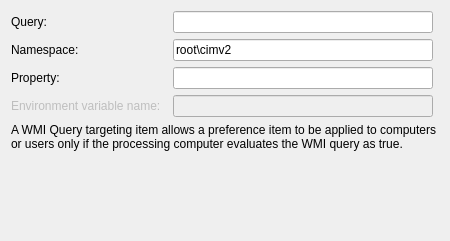
<?xml version="1.0" encoding="UTF-8"?>
<ui version="4.0">
 <class>WmiQueryWidget</class>
 <widget class="QWidget" name="WmiQueryWidget">
  <property name="geometry">
   <rect>
    <x>0</x>
    <y>0</y>
    <width>450</width>
    <height>241</height>
   </rect>
  </property>
  <property name="sizePolicy">
   <sizepolicy hsizetype="Maximum" vsizetype="Preferred">
    <horstretch>0</horstretch>
    <verstretch>0</verstretch>
   </sizepolicy>
  </property>
  <property name="minimumSize">
   <size>
    <width>450</width>
    <height>200</height>
   </size>
  </property>
  <property name="windowTitle">
   <string/>
  </property>
  <layout class="QGridLayout" name="gridLayout">
   <item row="1" column="0">
    <widget class="QLabel" name="nameLabel">
     <property name="text">
      <string>Namespace:</string>
     </property>
     <property name="buddy">
      <cstring>nameLineEdit</cstring>
     </property>
    </widget>
   </item>
   <item row="3" column="0">
    <widget class="QLabel" name="envLabel">
     <property name="enabled">
      <bool>false</bool>
     </property>
     <property name="text">
      <string>Environment variable name:</string>
     </property>
     <property name="buddy">
      <cstring>envLineEdit</cstring>
     </property>
    </widget>
   </item>
   <item row="2" column="0">
    <widget class="QLabel" name="propLabel">
     <property name="text">
      <string>Property:</string>
     </property>
     <property name="buddy">
      <cstring>propLineEdit</cstring>
     </property>
    </widget>
   </item>
   <item row="0" column="2">
    <widget class="QLineEdit" name="queryLineEdit"/>
   </item>
   <item row="5" column="0" colspan="4">
    <spacer name="verticalSpacer">
     <property name="orientation">
      <enum>Qt::Vertical</enum>
     </property>
     <property name="sizeHint" stdset="0">
      <size>
       <width>558</width>
       <height>137</height>
      </size>
     </property>
    </spacer>
   </item>
   <item row="4" column="0" colspan="4">
    <widget class="QLabel" name="label">
     <property name="text">
      <string>A WMI Query targeting item allows a preference item to be applied to computers or users only if the processing computer evaluates the WMI query as true.</string>
     </property>
     <property name="wordWrap">
      <bool>true</bool>
     </property>
    </widget>
   </item>
   <item row="0" column="0">
    <widget class="QLabel" name="queryLabel">
     <property name="sizePolicy">
      <sizepolicy hsizetype="Maximum" vsizetype="Preferred">
       <horstretch>0</horstretch>
       <verstretch>0</verstretch>
      </sizepolicy>
     </property>
     <property name="text">
      <string>Query:</string>
     </property>
     <property name="buddy">
      <cstring>queryLineEdit</cstring>
     </property>
    </widget>
   </item>
   <item row="1" column="2">
    <widget class="QLineEdit" name="nameLineEdit">
     <property name="text">
      <string>root\cimv2</string>
     </property>
    </widget>
   </item>
   <item row="2" column="2">
    <widget class="QLineEdit" name="propLineEdit"/>
   </item>
   <item row="3" column="2">
    <widget class="QLineEdit" name="envLineEdit">
     <property name="enabled">
      <bool>false</bool>
     </property>
    </widget>
   </item>
  </layout>
 </widget>
 <resources/>
 <connections/>
</ui>
